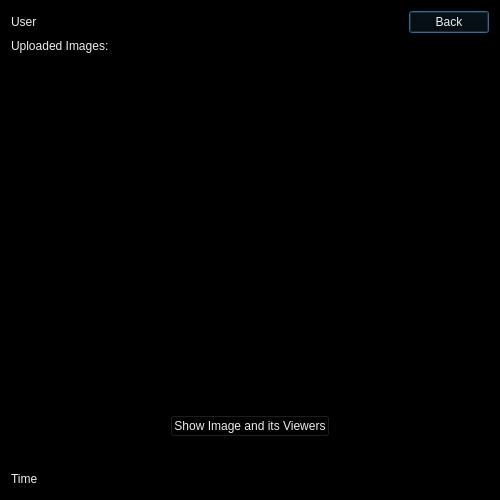
<?xml version="1.0" encoding="UTF-8"?>
<ui version="4.0">
 <class>MyImagesDialog</class>
 <widget class="QDialog" name="MyImagesDialog">
  <property name="geometry">
   <rect>
    <x>0</x>
    <y>0</y>
    <width>500</width>
    <height>500</height>
   </rect>
  </property>
  <property name="windowTitle">
   <string>DistImage</string>
  </property>
  <property name="styleSheet">
   <string notr="true">background-color: rgb(0,0,0)
</string>
  </property>
  <layout class="QVBoxLayout" name="verticalLayout">
   <item>
    <layout class="QHBoxLayout" name="horizontalLayout_2">
     <item>
      <widget class="QLabel" name="lbl_user">
       <property name="styleSheet">
        <string notr="true">color: rgb(238, 238, 236)</string>
       </property>
       <property name="text">
        <string>User</string>
       </property>
      </widget>
     </item>
     <item>
      <spacer name="horizontalSpacer">
       <property name="orientation">
        <enum>Qt::Horizontal</enum>
       </property>
       <property name="sizeHint" stdset="0">
        <size>
         <width>40</width>
         <height>20</height>
        </size>
       </property>
      </spacer>
     </item>
     <item>
      <widget class="QPushButton" name="push_back">
       <property name="styleSheet">
        <string notr="true">color: rgb(238, 238, 236)</string>
       </property>
       <property name="text">
        <string>Back</string>
       </property>
      </widget>
     </item>
    </layout>
   </item>
   <item>
    <widget class="QLabel" name="label">
     <property name="styleSheet">
      <string notr="true">color: rgb(238, 238, 236)</string>
     </property>
     <property name="text">
      <string>Uploaded Images:</string>
     </property>
    </widget>
   </item>
   <item>
    <widget class="QListWidget" name="listWidget">
     <property name="styleSheet">
      <string notr="true">color: rgb(238, 238, 236)</string>
     </property>
    </widget>
   </item>
   <item>
    <layout class="QHBoxLayout" name="horizontalLayout">
     <item>
      <spacer name="horizontalSpacer_2">
       <property name="orientation">
        <enum>Qt::Horizontal</enum>
       </property>
       <property name="sizeHint" stdset="0">
        <size>
         <width>40</width>
         <height>20</height>
        </size>
       </property>
      </spacer>
     </item>
     <item>
      <widget class="QPushButton" name="push_view">
       <property name="styleSheet">
        <string notr="true">color: rgb(238, 238, 236)</string>
       </property>
       <property name="text">
        <string>Show Image and its Viewers</string>
       </property>
      </widget>
     </item>
     <item>
      <spacer name="horizontalSpacer_7">
       <property name="orientation">
        <enum>Qt::Horizontal</enum>
       </property>
       <property name="sizeHint" stdset="0">
        <size>
         <width>40</width>
         <height>20</height>
        </size>
       </property>
      </spacer>
     </item>
    </layout>
   </item>
   <item>
    <layout class="QHBoxLayout" name="horizontalLayout_3">
     <item>
      <widget class="QLabel" name="lbl_result">
       <property name="text">
        <string>TextLabel</string>
       </property>
      </widget>
     </item>
     <item>
      <spacer name="horizontalSpacer_3">
       <property name="orientation">
        <enum>Qt::Horizontal</enum>
       </property>
       <property name="sizeHint" stdset="0">
        <size>
         <width>40</width>
         <height>20</height>
        </size>
       </property>
      </spacer>
     </item>
    </layout>
   </item>
   <item>
    <layout class="QHBoxLayout" name="horizontalLayout_7">
     <item>
      <widget class="QLabel" name="lbl_time">
       <property name="styleSheet">
        <string notr="true">color: rgb(238, 238, 236)</string>
       </property>
       <property name="text">
        <string>Time</string>
       </property>
      </widget>
     </item>
     <item>
      <spacer name="horizontalSpacer_8">
       <property name="orientation">
        <enum>Qt::Horizontal</enum>
       </property>
       <property name="sizeHint" stdset="0">
        <size>
         <width>40</width>
         <height>20</height>
        </size>
       </property>
      </spacer>
     </item>
    </layout>
   </item>
  </layout>
 </widget>
 <tabstops>
  <tabstop>listWidget</tabstop>
  <tabstop>push_back</tabstop>
 </tabstops>
 <resources/>
 <connections>
  <connection>
   <sender>push_back</sender>
   <signal>clicked()</signal>
   <receiver>MyImagesDialog</receiver>
   <slot>close()</slot>
   <hints>
    <hint type="sourcelabel">
     <x>525</x>
     <y>22</y>
    </hint>
    <hint type="destinationlabel">
     <x>383</x>
     <y>8</y>
    </hint>
   </hints>
  </connection>
 </connections>
</ui>
